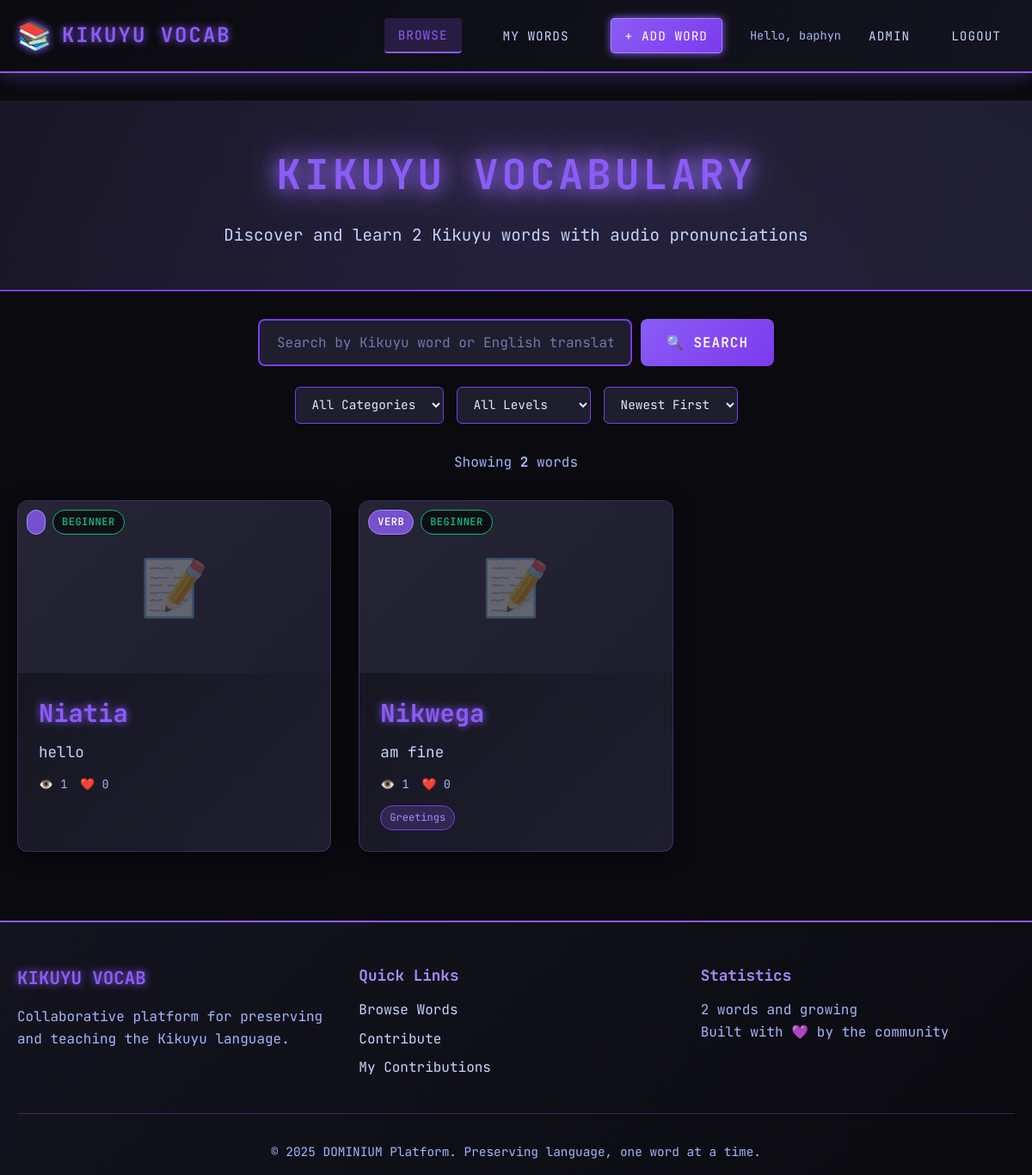
The page /vocab/ (signed in) on the database its author committed.
### vocab/models.py (models this page shows, shortened)
class Vocab(models.Model):
    LANGUAGE_CHOICES = [
        ('kikuyu', 'Kikuyu'),
        ('english', 'English'),
        ('swahili', 'Swahili'),
    ]
    STATUS_CHOICES = [
        ('pending', '⏳ Pending Review'),
        ('approved', '✅ Approved'),
        ('rejected', '❌ Rejected'),
    ]
    DIFFICULTY_CHOICES = [
        ('beginner', 'Beginner'),
        ('intermediate', 'Intermediate'),
        ('advanced', 'Advanced'),
    ]
    word = models.CharField(
        max_length=100,
        db_index=True,    # Index for faster searches
        help_text="The word in its native language"
    )
    translation = models.CharField(
        max_length=100,
        db_index=True,
        help_text="English translation"
    )
    language = models.CharField(
        max_length=20,
        choices=LANGUAGE_CHOICES,
        default='kikuyu',
        db_index=True
    )
    category = models.ForeignKey(
        Category,
        on_delete=models.SET_NULL,
        null=True,
        blank=True,
        related_name='vocab_entries',
        help_text="Primary category (Noun, Verb, etc.)"
    )
    tags = models.ManyToManyField(
        Tag,
        blank=True,
        related_name='vocab_entries',
        help_text="Contextual tags (food, family, travel, etc.)"
    )
    difficulty = models.CharField(
        max_length=20,
        choices=DIFFICULTY_CHOICES,
        default='beginner',
        help_text="Difficulty level for learners"
    )
    example_sentence = models.TextField(
        blank=True,
        help_text="Example sentence using this word (in native language)"
    )
    example_translation = models.TextField(
        blank=True,
        help_text="English translation of example sentence"
    )
    pronunciation_guide = models.CharField(
        max_length=200,
        blank=True,
        help_text="Written pronunciation guide (e.g., 'moo-n-doo')"
    )
    notes = models.TextField(
        blank=True,
        help_text="Additional notes, context, or cultural info"
    )
    audio = models.FileField(
        upload_to='vocab_audio/%Y/%m',
        blank=True,
        null=True,
        validators=[
            FileExtensionValidator(
                allowed_extensions=['mp3', 'wav' ,'ogg', 'm4a']
            )
        ],
        help_text="Audio pronunciation (MP3, WAV, OGG, M4A)"
    )
    image = models.ImageField(
        upload_to='vocab_images/%Y/%m',
        blank=True,
        null=True,
        help_text="Visual context (optional)"
    )
    status = models.CharField(
        max_length=20,
        choices=STATUS_CHOICES,
        default='pending',
        db_index=True,
        help_text="Approval status (pending/approved/rejected)"
    )
    rejection_reason = models.TextField(
        blank=True,
        help_text="Admin notes on why entry was rejected"
    )
    user = models.ForeignKey(
        User,
        on_delete=models.CASCADE,
        related_name='vocabs',
        help_text="User who contributed this word"
    )
    reviewed_by = models.ForeignKey(
        User,
        on_delete=models.SET_NULL,
        null=True,
        blank=True,
        related_name='reviewed_vocabs',
        help_text="Admin who approved/rejected this entry"
    )
    favorites = models.ManyToManyField(
        User,
        related_name='favorite_vocabs',
        blank=True,
        help_text="Users who favorited this word"
    )
    view_count = models.PositiveIntegerField(
        default=0,
        help_text="Number of times this word was viewed"
    )
    created_at = models.DateTimeField(
        auto_now_add=True,
        help_text="When this entry was created"
    )
    updated_at = models.DateTimeField(
        auto_now=True,
        help_text="Last modification time"
    )
    reviewed_at = models.DateTimeField(
        null=True,
        blank=True,
        help_text="When admin reviewed this entry"
    )
    class Meta:
        ordering = ['-created_at']
        verbose_name = "Vocabulary Entry"
        verbose_name_plural = "Vocabulary Entries"
        unique_together = [['word', 'language']]
        indexes = [
            models.Index(fields=['status', 'language']),
            models.Index(fields=['-created_at']),
            models.Index(fields=['word', 'translation']),
        ]
    def favorite_count(self):
        return self.comments.count()

class Category(models.Model):
    name = models.CharField(
        max_length=50,
        unique=True,
        help_text="Category name (e.g., 'Noun', 'Verb')"
    )
    slug = models.SlugField(
        max_length=50,
        unique=True,
        blank=True,
        help_text="URL-friendly version (auto-generated)"
    )
    description = models.TextField(
        blank=True,
        help_text="Brief description of this category"
    )
    icon = models.CharField(
        max_length=50,
        blank=True,
        help_text="Emoji or icon for UI display"
    )
    class Meta:
        verbose_name_plural = "Categories"
        ordering = ['name']

class Tag(models.Model):
    name = models.CharField(
        max_length=50,
        unique=True
    )
    slug = models.SlugField(
        max_length=50,
        unique=True,
        blank=True
    )
    created_at = models.DateTimeField(auto_now_add=True)
    class Meta:
        ordering = ['name']

### vocab/views.py (the view, shortened to what this page needs)
# urls.py: path('', views.VocabListView.as_view(), name='vocab-list'),
class VocabListView(ListView):
    model = Vocab
    template_name = 'vocab/vocab_list.html'
    context_object_name = 'vocabs'
    paginate_by = 20
    def get_queryset(self):
        queryset = Vocab.objects.filter(status='approved').select_related(
            'category',
            'user',
        ).prefetch_related(
            'tags'
        ).order_by('-created_at')
        search_query = self.request.GET.get('q', '').strip()
        category_slug = self.request.GET.get('category')
        if category_slug:
            queryset = queryset.filter(category__slug=category_slug)
        difficulty = self.request.GET.get('difficulty')
        if difficulty in ['beginner', 'intermediate', 'advanced']:
            queryset = queryset.filter(difficulty=difficulty)
        language = self.request.GET.get('language')
        if language in ['kikuyu', 'english', 'swahili']:
            queryset = queryset.filter(language=language)
        sort = self.request.GET.get('sort', '-created_at')
        if sort == 'popular':
            queryset = queryset.order_by('-view_count')
        elif sort == 'alphabetical':
            queryset =queryset.order_by('word')
        elif sort == 'oldest':
            queryset = queryset.order_by('created_at')
        else:
            queryset = queryset.order_by('created_at')
        return queryset
    def get_context_data(self, **kwargs):
        context = super().get_context_data(**kwargs)
        context['categories'] = Category.objects.annotate(
            word_count=Count('vocab_entries', filter=Q(vocab_entries__status='approved'))
        ).filter(word_count__gt=0)
        context['search_query'] = self.request.GET.get('q', '')
        context['active_category'] = self.request.GET.get('category', '')
        context['active_difficulty'] = self.request.GET.get('difficulty', '')
        context['active_language'] = self.request.GET.get('language','')
        context['active_sort'] = self.request.GET.get('sort','-created_at')
        context['total_words'] = Vocab.objects.filter(status='approved').count()
        context['total_categories'] = Category.objects.count()
        context['can_contribute'] = self.request.user.is_authenticated
        return context

### vocab/templates/vocab/vocab_list.html (shortened to what this page needs)
{% extends 'vocab/base.html' %}
{% block content %}
<div class="hero-section">
    <div class="container">
        <h1 class="hero-title">Kikuyu Vocabulary</h1>
        <p class="hero-subtitle">Discover and learn {{ total_words }} Kikuyu words with audio pronunciations</p>
    </div>
</div>
<div class="container">
    <div class="search-filter-section">
        <form method="GET" action="{% url 'vocab-list' %}" class="search-form">
            <div class="search-input-group">
                <input
                    type="text"
                    name="q"
                    placeholder="Search by Kikuyu word or English translation..."
                    value="{{ search_query }}"
                    class="search-input"
                    autofocus
                >
                <button type="submit" class="search-btn">
                    🔍 Search
                </button>
            </div>
        </form>
        <div class="filters">
            <form method="GET" action="{% url 'vocab-list' %}" class="filter-form">
                <select name="category" class="filter-select" onchange="this.form.submit()">
                    <option value="">All Categories</option>
                </select>
                <select name="difficulty" class="filter-select" onchange="this.form.submit()">
                    <option value="">All Levels</option>
                </select>
                <select name="sort" class="filter-select" onchange="this.form.submit()">
                    <option value="-created_at" {% if active_sort == '-created_at' %}selected{% endif %}>Newest First</option>
                </select>
            </form>
        </div>
    </div>
    <div class="results-info">
        <p>Showing <strong>{{ page_obj.paginator.count }}</strong> word{{ page_obj.paginator.count|pluralize }}</p>
    </div>
    {% if vocabs %}
        <div class="vocab-grid">
            {% for vocab in vocabs %}
                <div class="vocab-card">
                    <a href="{% url 'vocab-detail' vocab.pk %}" class="vocab-card-link">
                        <div class="vocab-card-image">
                            {% if vocab.image %}
                                <img src="{{ vocab.image.url }}" alt="{{ vocab.word }}">
                            {% else %}
                                <div class="vocab-card-placeholder">
                                    <span class="placeholder-icon">📝</span>
                                </div>
                            {% endif %}
                            <div class="vocab-card-badges">
                                <span class="badge badge-category">{{ vocab.category.icon }} {{ vocab.category.name }}</span>
                                <span class="badge badge-difficulty badge-{{ vocab.difficulty }}">{{ vocab.difficulty }}</span>
                            </div>
                        </div>
                        <div class="vocab-card-content">
                            <h3 class="vocab-word">{{ vocab.word }}</h3>
                            <p class="vocab-translation">{{ vocab.translation }}</p>
                            <div class="vocab-card-meta">
                                <span class="meta-text">👁️ {{ vocab.view_count }}</span>
                                <span class="meta-text">❤️ {{ vocab.favorite_count }}</span>
                            </div>
                            {% if vocab.tags.all %}
                                <div class="vocab-tags">
                                    {% for tag in vocab.tags.all|slice:":3" %}
                                        <span class="tag">{{ tag.name }}</span>
                                    {% endfor %}
                                </div>
                            {% endif %}
                        </div>
                    </a>
                </div>
            {% endfor %}
        </div>
    {% endif %}
</div>
{% endblock %}

### vocab/templates/vocab/base.html (shortened to what this page needs)
{% load static %}
<!DOCTYPE html>
<html lang="en">
<head>
    <link rel="stylesheet" href="{% static 'vocab/vocab.css' %}">
</head>
<body>
    <nav class="navbar">
        <div class="container">
            <div class="nav-brand">
                <a href="{% url 'vocab-list' %}" class="logo">
                    <span class="logo-icon">📚</span>
                    <span class="logo-text">KIKUYU VOCAB</span>
                </a>
            </div>
            <div class="nav-links">
                <a href="{% url 'vocab-list' %}" class="nav-link {% if request.resolver_match.url_name == 'vocab-list' %}active{% endif %}">
                    Browse
                </a>
                {% if user.is_authenticated %}
                    <a href="{% url 'my-vocab' %}" class="nav-link {% if request.resolver_match.url_name == 'my-vocab' %}active{% endif %}">
                        My Words
                    </a>
                    <a href="{% url 'vocab-create' %}" class="nav-link btn-primary">
                        + Add Word
                    </a>
                    <div class="nav-user">
                        <span class="user-greeting">Hello, {{ user.username }}</span>
                        {% if user.is_staff %}
                            <a href="{% url 'admin:index' %}" class="nav-link" target="_blank">Admin</a>
                        {% endif %}
                        <a href="/blog/logout/" class="nav-link">Logout</a>
                    </div>
                {% else %}
                    <a href="/blog/login/" class="nav-link">Login</a>
                {% endif %}
            </div>
        </div>
    </nav>
    <main class="main-content">
        {% block content %}{% endblock %}
    </main>
    <footer class="footer">
        <div class="container">
            <div class="footer-content">
                <div class="footer-section">
                    <h3>KIKUYU VOCAB</h3>
                    <p>Collaborative platform for preserving and teaching the Kikuyu language.</p>
                </div>
                <div class="footer-section">
                    <h4>Quick Links</h4>
                    <ul>
                        <li><a href="{% url 'vocab-list' %}">Browse Words</a></li>
                        {% if user.is_authenticated %}
                            <li><a href="{% url 'vocab-create' %}">Contribute</a></li>
                            <li><a href="{% url 'my-vocab' %}">My Contributions</a></li>
                        {% endif %}
                    </ul>
                </div>
                <div class="footer-section">
                    <h4>Statistics</h4>
                    <p>{{ total_words|default:0 }} words and growing</p>
                    <p>Built with 💜 by the community</p>
                </div>
            </div>
            <div class="footer-bottom">
                <p>&copy; 2025 DOMINIUM Platform. Preserving language, one word at a time.</p>
            </div>
        </div>
    </footer>
</body>
</html>

### rows shown on the page
Vocab: difficulty "BEGINNER", word "Niatia", translation "hello", view_count "1", favorite_count "0"
Vocab: category.name "VERB", difficulty "BEGINNER", word "Nikwega", translation "am fine", view_count "1", favorite_count "0"
Tag: name "Greetings"

### other values the page prints
{{ user.username }} "baphyn"
{{ total_words }} "2"
{{ page_obj.paginator.count }} "2"
{{ total_words|default:0 }} "2"
